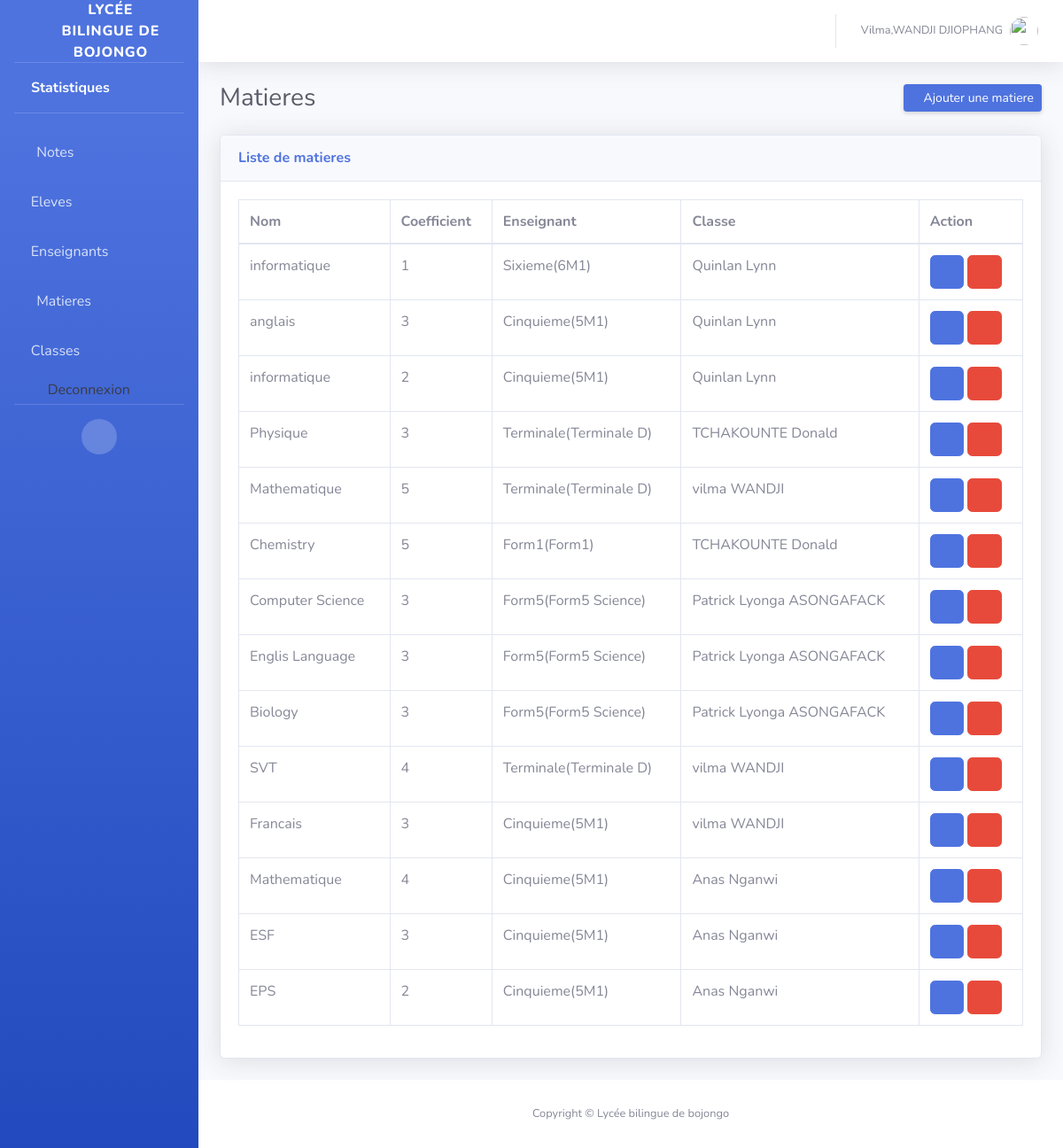
/dashboard/matieres/ (signed in), run on the app's committed database.
### auth_app/models.py (models this page shows, shortened)
class CustomUser(AbstractUser):
    ROLE_CHOICES = (
        ("eleve", "Élève"),
        ("enseignant", "Enseignant"),
        ("admin", "Administrateur"),
    )
    role = models.CharField(max_length=20, choices=ROLE_CHOICES, default='eleve')
    matricule = models.CharField(max_length=50, unique=True)

### admin_site/models.py (models this page shows, shortened)
class Matiere(models.Model):
    nom = models.CharField(max_length=100)  # Ex: Mathématiques, Physique
    coefficient = models.PositiveIntegerField(default=1)
    enseignant = models.ForeignKey(Enseignant, on_delete=models.CASCADE, null=True, blank=True, related_name='enseignant_matiere')
    classe = models.ForeignKey(Classe, on_delete=models.CASCADE, null=True, blank=True)

class Classe(models.Model):
    libelle = models.CharField(max_length=255)
    code = models.CharField(max_length=255, unique=True)
    class Meta:
        unique_together = ('libelle', 'code')
    def __str__(self):
        return f'{self.libelle}({self.code})'

class Enseignant(models.Model):
    user = models.OneToOneField(CustomUser, on_delete=models.CASCADE, related_name="enseignant_profile")
    grade = models.CharField(max_length=100)
    matiere = models.CharField(max_length=100)  # ex: "Mathématiques"
    phone_number = models.CharField(max_length=200)
    password=models.CharField(max_length=200)
    sexe = models.CharField(max_length=50, choices=[
        ("Masculin", "Masculin"),
        ("Feminin", "Feminin"),
    ], default="Feminin")
    def __str__(self):
        return f"{self.user.get_full_name()}"

### admin_site/views.py (the view)
# urls.py: path('matieres/', liste_matiere, name='list_matiere'),
@login_required
def liste_matiere(request):
    if request.method == "POST":
        form=MatiereRigisterForm(request.POST)
        if form.is_valid():
            form.save()
            messages.success(request, "La matiere a été ajoutée avec succès !")
    else :
        form = MatiereRigisterForm()
    matieres = Matiere.objects.all()
    context={
        'matieres':matieres,
        'form':form
    }
    return render(request, 'matieres/liste.html', context)

### admin_site/templates/matieres/liste.html (shortened to what this page needs)
{% extends 'base.html' %}
{% block 'content' %}
<div class="d-sm-flex align-items-center justify-content-between mb-4">
    <h1 class="h3 mb-0 text-gray-800">Matieres</h1>
    <button type="button" data-toggle="modal" data-target="#exampleModalCenter"
        class="d-none d-sm-inline-block btn btn-sm btn-primary shadow-sm"><i
            class="fas fa-plus fa-sm text-white-50"></i> Ajouter une matiere</button>
</div>
<div class="card shadow mb-4">
    <div class="card-header py-3">
        <h6 class="m-0 font-weight-bold text-primary">Liste de matieres</h6>
    </div>
    <div class="card-body">
        <div class="table-responsive">
            <table class="table table-bordered" id="dataTable" width="100%" cellspacing="0">
                <thead>
                    <tr>
                        <th>Nom</th>
                        <th>Coefficient</th>
                        <th>Enseignant</th>
                         <th>Classe</th>
                        <th>Action</th>
                    </tr>
                </thead>
                <tbody>
                    {% for matiere in matieres %}
                    <tr>
                        <td>{{matiere.nom}}</td>
                        <td>{{matiere.coefficient}}</td>
                        <td>{{matiere.classe}}</td>
                        <td>{{matiere.enseignant}}</td>
                        <td>
                            <a href="" class="btn btn-primary"><i class="fa fa-pen"></i></a>
                            <a href="" class="btn btn-danger"><i class="fa fa-trash"></i></a>
                        </td>
                    </tr>
                    {% endfor %}
                </tbody>
            </table>
        </div>
    </div>
</div>
{% endblock %}

### admin_site/templates/includes/topbar.html (shortened to what this page needs)
{% load static %}
<div id="content">
    <nav class="navbar navbar-expand navbar-light bg-white topbar mb-4 static-top shadow">
        <ul class="navbar-nav ml-auto">
            <li class="nav-item dropdown no-arrow">
                <a class="nav-link dropdown-toggle" href="#" id="userDropdown" role="button" data-toggle="dropdown"
                    aria-haspopup="true" aria-expanded="false">
                    <span class="mr-2 d-none d-lg-inline text-gray-600 small">{{user.first_name}},{{user.last_name}}</span>
                    <img class="img-profile rounded-circle" src="{% static 'img/undraw_profile.svg' %}">
                </a>
            </li>
        </ul>
    </nav>

### data on the page
Matiere: nom "informatique", coefficient "1", classe "Sixieme(6M1)", enseignant "Quinlan Lynn"
Matiere: nom "anglais", coefficient "3", classe "Cinquieme(5M1)", enseignant "Quinlan Lynn"
Matiere: nom "informatique", coefficient "2", classe "Cinquieme(5M1)", enseignant "Quinlan Lynn"
Matiere: nom "Physique", coefficient "3", classe "Terminale(Terminale D)", enseignant "TCHAKOUNTE Donald"
Matiere: nom "Mathematique", coefficient "5", classe "Terminale(Terminale D)", enseignant "vilma WANDJI"
Matiere: nom "Chemistry", coefficient "5", classe "Form1(Form1)", enseignant "TCHAKOUNTE Donald"
Matiere: nom "Computer Science", coefficient "3", classe "Form5(Form5 Science)", enseignant "Patrick Lyonga ASONGAFACK"
Matiere: nom "Englis Language", coefficient "3", classe "Form5(Form5 Science)", enseignant "Patrick Lyonga ASONGAFACK"
Matiere: nom "Biology", coefficient "3", classe "Form5(Form5 Science)", enseignant "Patrick Lyonga ASONGAFACK"
Matiere: nom "SVT", coefficient "4", classe "Terminale(Terminale D)", enseignant "vilma WANDJI"
Matiere: nom "Francais", coefficient "3", classe "Cinquieme(5M1)", enseignant "vilma WANDJI"
Matiere: nom "Mathematique", coefficient "4", classe "Cinquieme(5M1)", enseignant "Anas Nganwi"
Matiere: nom "ESF", coefficient "3", classe "Cinquieme(5M1)", enseignant "Anas Nganwi"
Matiere: nom "EPS", coefficient "2", classe "Cinquieme(5M1)", enseignant "Anas Nganwi"

### other printed values
{{ user.first_name }} "Vilma"
{{ user.last_name }} "WANDJI DJIOPHANG"
